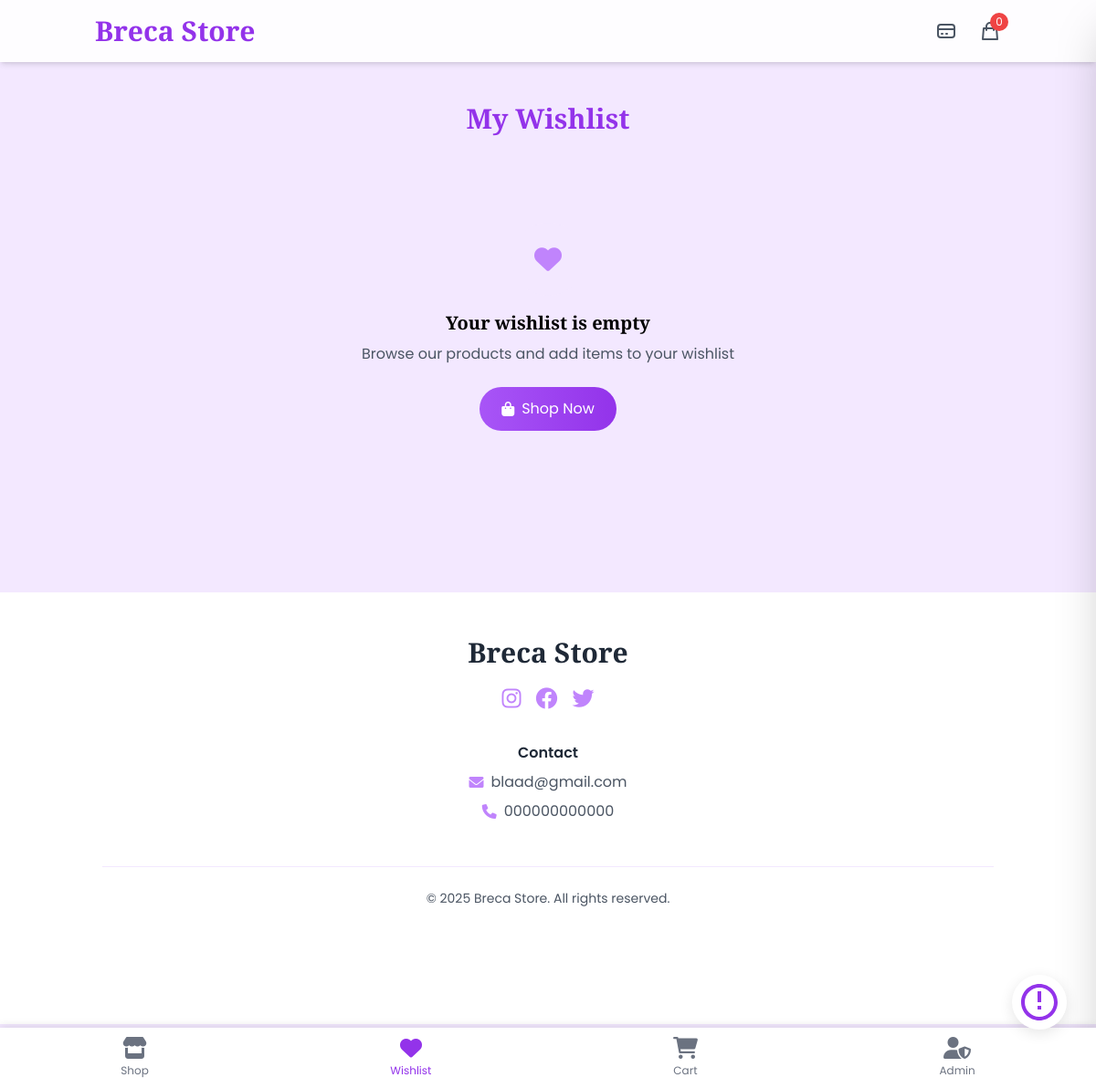
The app's page /wishlist/ with its own data.
### store/models.py (models this page shows, shortened)
class StoreSettings(models.Model):
    store_name = models.CharField(max_length=100)
    email = models.EmailField()
    address = models.TextField()
    phone = models.CharField(max_length=20)
    whatsapp = models.CharField(max_length=20)
    instagram = models.URLField(blank=True)
    facebook = models.URLField(blank=True)
    twitter = models.URLField(blank=True)
    logo = models.ImageField(upload_to='store/logos/', blank=True)
    class Meta:
        verbose_name = 'Store Settings'
        verbose_name_plural = 'Store Settings'

### store/views.py (the view)
# urls.py: path('wishlist/', views.wishlist, name='wishlist'),
def wishlist(request):
    if not request.session.session_key:
        request.session.create()
    session_key = request.session.session_key
    wishlist_items = Wishlist.objects.filter(session_key=session_key).select_related('product')
    payment_details = PaymentDetail.objects.first()
    return render(request, 'store/wishlist.html', {
        'wishlist_items': wishlist_items,
        'payment_details': payment_details,
    })

### store/context_processors.py (called while the page is built)
def store_settings(request):
    settings = StoreSettings.objects.first()
    return {'store_settings': settings}

### store/templates/store/wishlist.html (shortened to what this page needs)
{% extends 'store/base.html' %}
{% block content %}
<div class="container mx-auto px-4 py-8">
    <h1 class="text-3xl font-bold text-center mb-8 text-[#9333EA]">My Wishlist</h1>
    {% if wishlist_items %}
    <div class="grid grid-cols-1 md:grid-cols-3 lg:grid-cols-4 gap-6">
        {% for item in wishlist_items %}
        <div class="bg-white rounded-lg shadow-md overflow-hidden hover-scale" data-aos="fade-up" data-aos-delay="{{ forloop.counter0|add:1|stringformat:'d'}}00">
            <img src="{{ item.product.image.url }}" alt="{{ item.product.name }}" class="w-full h-48 object-cover">
            <div class="p-4">
                <h3 class="font-bold text-lg mb-2">{{ item.product.name }}</h3>
                <p class="text-gray-600 mb-4">${{ item.product.price }}</p>
                <div class="flex space-x-2">
                    <button onclick="addToCart({{ item.product.id }}, '{{ item.product.name }}', {{ item.product.price }})"
                        class="add-to-cart-btn py-3 rounded-full text-white flex items-center justify-center group flex-1">
                        <i class="fas fa-shopping-cart"></i>
                        Add to Cart
                    </button>
                    <button onclick="removeFromWishlist({{ item.id }})" class="bg-white border border-red-300 text-red-600 px-4 py-3 rounded-full hover:bg-red-50 transition-colors">
                        <i class="fas fa-trash"></i>
                    </button>
                </div>
            </div>
        </div>
        {% endfor %}
    </div>
    {% else %}
    <div class="text-center py-16">
        <div class="w-20 h-20 bg-purple-100 rounded-full flex items-center justify-center mx-auto mb-4">
            <i class="fas fa-heart text-3xl text-purple-400"></i>
        </div>
        <h3 class="text-xl font-bold mb-2">Your wishlist is empty</h3>
        <p class="text-gray-600 mb-6">Browse our products and add items to your wishlist</p>
        <a href="{% url 'home' %}" class="bg-gradient-to-r from-purple-500 to-purple-600 text-white px-6 py-3 rounded-full hover:from-purple-600 hover:to-purple-700 transform hover:-translate-y-1 transition-all duration-300 inline-flex items-center">
            <i class="fas fa-shopping-bag mr-2"></i>
            Shop Now
        </a>
    </div>
    {% endif %}
</div>
{% endblock %}

### store/templates/store/base.html (shortened to what this page needs)
{% load static %}
<!DOCTYPE html>
<html lang="en">
<head>
    <script src="https://cdn.tailwindcss.com"></script>
    <link rel="stylesheet" href="https://unpkg.com/swiper/swiper-bundle.min.css">
    <link rel="stylesheet" href="https://cdnjs.cloudflare.com/ajax/libs/animate.css/4.1.1/animate.min.css">
    <link href="https://unpkg.com/aos@2.3.1/dist/aos.css" rel="stylesheet">
    <link href="https://cdnjs.cloudflare.com/ajax/libs/font-awesome/6.0.0/css/all.min.css" rel="stylesheet">
</head>
<body class="bg-[#F3E8FF]">
    <header class="bg-white/90 backdrop-blur-sm shadow-md fixed w-full z-40 transition-all duration-300">
        <div class="container mx-auto px-4 py-4 flex justify-between items-center">
            <h1 class="text-3xl font-bold text-[#9333EA] animate__animated animate__fadeIn">{{ store_settings.store_name }}</h1>
            <div class="flex items-center space-x-6">
                <button id="payment-info-btn" class="text-gray-600 hover:text-gray-800">
                    <svg xmlns="http://www.w3.org/2000/svg" class="h-6 w-6" fill="none" viewBox="0 0 24 24" stroke="currentColor">
                        <path stroke-linecap="round" stroke-linejoin="round" stroke-width="2" d="M3 10h18M7 15h1m4 0h1m-7 4h12a3 3 0 003-3V8a3 3 0 00-3-3H6a3 3 0 00-3 3v8a3 3 0 003 3z" />
                    </svg>
                </button>
                <button id="cart-btn" class="text-gray-600 hover:text-gray-800 relative">
                    <svg xmlns="http://www.w3.org/2000/svg" class="h-6 w-6" fill="none" viewBox="0 0 24 24" stroke="currentColor">
                        <path stroke-linecap="round" stroke-linejoin="round" stroke-width="2" d="M16 11V7a4 4 0 00-8 0v4M5 9h14l1 12H4L5 9z" />
                    </svg>
                    <span id="cart-count" class="absolute -top-2 -right-2 bg-red-500 text-white rounded-full text-xs w-5 h-5 flex items-center justify-center">0</span>
                </button>
            </div>
        </div>
    </header>
    <main class="pt-20">
        {% block content %}{% endblock %}
    </main>
    <nav class="mobile-nav">
        <a href="{% url 'home' %}" class="nav-item {% if request.path == '/' %}active{% endif %}">
            <i class="fas fa-store"></i>
            <span>Shop</span>
        </a>
        <a href="{% url 'wishlist' %}" class="nav-item {% if request.path == '/wishlist/' %}active{% endif %}">
            <i class="fas fa-heart"></i>
            <span>Wishlist</span>
        </a>
        <a href="#" class="nav-item" id="mobile-cart-btn">
            <i class="fas fa-shopping-cart"></i>
            <span>Cart</span>
        </a>
        <a href="{% url 'admin_dashboard' %}" class="nav-item {% if '/admin-panel/' in request.path %}active{% endif %}">
            <i class="fas fa-user-shield"></i>
            <span>Admin</span>
        </a>
    </nav>
    <div class="social-hub">
        <button class="hub-toggle">
            <svg class="hub-icon" viewBox="0 0 24 24" width="48" height="48">
                <path d="M12 2C6.48 2 2 6.48 2 12s4.48 10 10 10 10-4.48 10-10S17.52 2 12 2zm0 18c-4.41 0-8-3.59-8-8s3.59-8 8-8 8 3.59 8 8-3.59 8-8 8zm-1-6h2v2h-2zm0-8h2v6h-2z"/>
            </svg>
        </button>
    </div>
    <footer class="bg-white border-t border-purple-100 mt-20 pb-20">
        <div class="container mx-auto px-6 py-12 text-center">
            <div class="space-y-4">
                <h3 class="text-3xl font-bold text-gray-800">{{ store_settings.store_name }}</h3>
                <div class="flex justify-center space-x-4 mt-4">
                    <a href="{{ store_settings.instagram }}" class="text-purple-400 hover:text-purple-600 transition-colors">
                        <i class="fab fa-instagram text-2xl"></i>
                    </a>
                    <a href="{{ store_settings.facebook }}" class="text-purple-400 hover:text-purple-600 transition-colors">
                        <i class="fab fa-facebook text-2xl"></i>
                    </a>
                    <a href="{{ store_settings.twitter }}" class="text-purple-400 hover:text-purple-600 transition-colors">
                        <i class="fab fa-twitter text-2xl"></i>
                    </a>
                </div>
            </div>
            <div class="mt-8">
                <h4 class="font-semibold text-gray-800 mb-2">Contact</h4>
                <ul class="space-y-2 text-gray-600">
                    <li class="flex justify-center items-center space-x-2">
                        <i class="fas fa-envelope text-purple-400"></i>
                        <span>{{ store_settings.email }}</span>
                    </li>
                    <li class="flex justify-center items-center space-x-2">
                        <i class="fas fa-phone text-purple-400"></i>
                        <span>{{ store_settings.phone }}</span>
                    </li>
                </ul>
            </div>
            <div class="border-t border-purple-100 mt-12 pt-6 flex flex-col items-center text-sm text-gray-600">
                <p>© 2025 {{ store_settings.store_name }}. All rights reserved.</p>
            </div>
        </div>
    </footer>
</body>
</html>

### store/templates/store/base.html (style rules this page uses)
:root { --primary-purple: #F3E8FF; --secondary-purple: #D8B4FE; --accent-purple: #9333EA; }
h1, h2, h3 { font-family: 'Playfair Display', serif; }
body { font-family: 'Poppins', sans-serif; padding-bottom: 70px; }
.mobile-nav { position: fixed; bottom: 0; left: 0; right: 0; background: white; box-shadow: 0 -2px 10px rgba(0,0,0,0.1); z-index: 50; display: flex; justify-content: space-around; padding: 10px 0; }
.nav-item { display: flex; flex-direction: column; align-items: center; color: #6B7280; font-size: 0.75rem; transition: all 0.3s ease; }
.nav-item.active { color: #9333EA; }
.nav-item i { font-size: 1.5rem; margin-bottom: 4px; }
.social-hub { position: fixed; bottom: 4rem; right: 2rem; z-index: 50; }
.hub-toggle { background: white; border: none; border-radius: 50%; width: 60px; height: 60px; cursor: pointer; box-shadow: 0 4px 15px rgba(0, 0, 0, 0.1); transition: all 0.3s ease; display: flex; align-items: center; justify-content: center; z-index: 2; position: relative; }
.hub-icon { fill: #9333EA; transition: transform 0.3s ease; }

### records on screen
StoreSettings: store_name "Breca Store", email "blaad@gmail.com", phone "000000000000"
